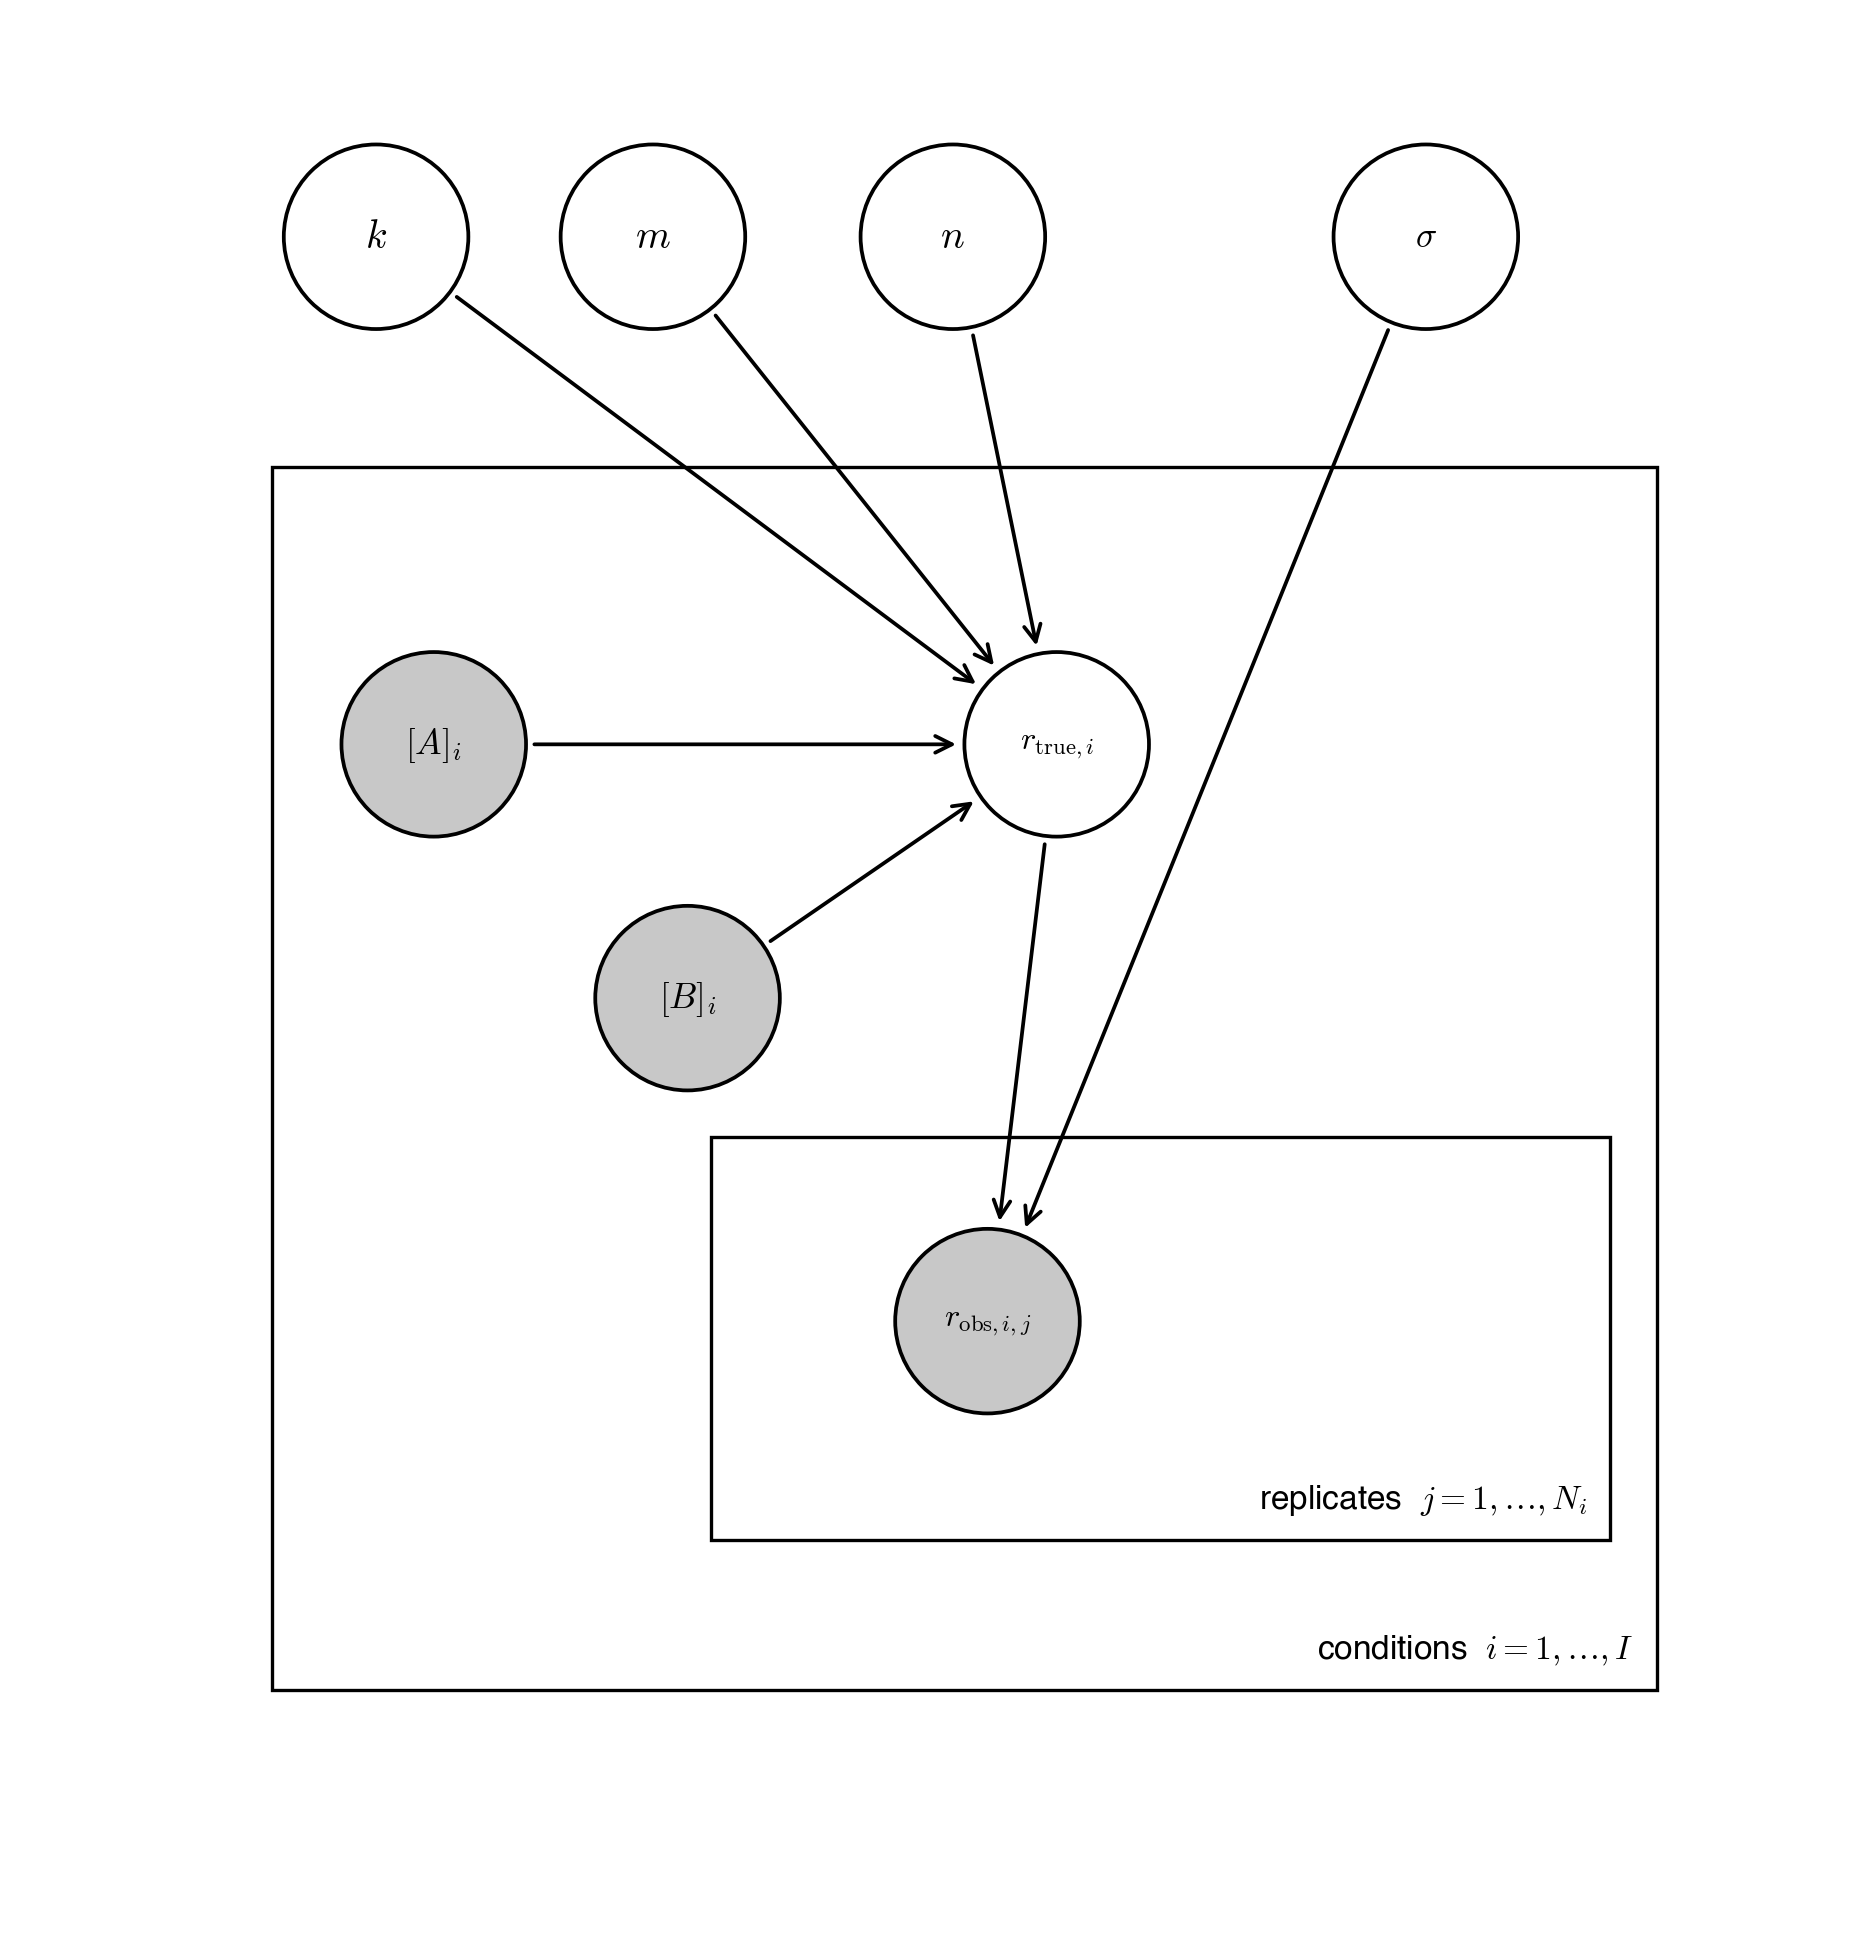

Write the Python code that produced this figure.
import matplotlib.pyplot as plt
import matplotlib.font_manager as fm
from matplotlib.patches import Rectangle, Circle
import numpy as np
import os

for pat in [
    "/usr/share/fonts/opentype/urw-base35/NimbusSans-Regular.otf",
    "/Library/Fonts/Helvetica.ttc",
    "C:/Windows/Fonts/helvetica.ttf",
]:
    if os.path.exists(pat):
        try:
            fm.fontManager.addfont(pat)
        except Exception:
            pass

plt.rcParams['text.usetex']      = False
plt.rcParams['mathtext.fontset'] = 'cm'
plt.rcParams['font.family']      = 'sans-serif'
plt.rcParams['font.sans-serif']  = ['Nimbus Sans', 'Helvetica', 'Arial',
                                     'Liberation Sans', 'DejaVu Sans']

# Canvas matches figure aspect: 780 wide x 820 tall → 7.8 x 8.2 inches
# Pixel-to-data: x_data = x_px/100,  y_data = (820 - y_px)/100
W, H = 7.8, 8.2
fig, ax = plt.subplots(figsize=(W, H))
ax.set_xlim(0, W)
ax.set_ylim(0, H)
ax.set_aspect('equal')
ax.axis('off')
fig.patch.set_facecolor('white')

R  = 0.40
FS = 8.0

def px(x_px, y_px):
    """Pixel (top-left origin) → data coords."""
    return x_px / 100.0, (820 - y_px) / 100.0

def node(x, y, label, observed=False, r=R, fs=9.5):
    fc = '#c8c8c8' if observed else 'white'
    ax.add_patch(Circle((x, y), r, ec='black', fc=fc,
                        lw=0.9, zorder=5, clip_on=False))
    ax.text(x, y, label, ha='center', va='center',
            fontsize=fs, zorder=6, clip_on=False)

def arrow(x1, y1, x2, y2, r=R):
    dx, dy = x2 - x1, y2 - y1
    d = np.hypot(dx, dy)
    ux, uy = dx / d, dy / d
    ax.annotate(
        '', xy=(x2 - ux*r, y2 - uy*r),
        xytext=(x1 + ux*r, y1 + uy*r),
        arrowprops=dict(arrowstyle='->', color='black',
                        lw=0.9, mutation_scale=10),
        zorder=4,
    )

def plate(x, y, w, h, label, fs=FS):
    ax.add_patch(Rectangle((x, y), w, h, lw=0.8, ec='black',
                            fc='none', zorder=1))
    ax.text(x + w - 0.10, y + 0.10, label,
            ha='right', va='bottom', fontsize=fs, zorder=2)

# Top-row globals  (y_px ≈ 90)
lnk = px(150,  90)   # ln(k)
m   = px(270,  90)   # m
n   = px(400,  90)   # n
sig = px(605,  90)   # σ_ln

# Per-condition latents (inside outer plate)
A   = px(175, 310)   # ln[A]_i   — left side, upper
B   = px(285, 420)   # ln[B]_i   — slightly right & below A
rtr = px(445, 310)   # ln(r_true,i)

# Per-replicate observed (inside inner plate)
obs = px(415, 560)   # ln(r_obs,i,j)

# ── Plates ─────────────────────────────────────────────────────────────
# Outer plate: pixel corners (105,190)→(705,720)
ox,  oy  = px(105, 720)        # bottom-left in data coords
ow = (705 - 105) / 100.0       # width  in data units
oh = (720 - 190) / 100.0       # height in data units
plate(ox, oy, ow, oh, r'conditions  $i = 1,\ldots,I$')

# Inner plate: pixel corners (295,480)→(685,655)
ix,  iy  = px(295, 655)
iw = (685 - 295) / 100.0
ih = (655 - 480) / 100.0
plate(ix, iy, iw, ih, r'replicates  $j = 1,\ldots,N_i$')

# ── Arrows ─────────────────────────────────────────────────────────────
arrow(*lnk, *rtr)   # ln(k)   → r_true
arrow(*m,   *rtr)   # m       → r_true
arrow(*n,   *rtr)   # n       → r_true
arrow(*A,   *rtr)   # ln[A]_i → r_true
arrow(*B,   *rtr)   # ln[B]_i → r_true
arrow(*rtr, *obs)   # r_true  → r_obs
arrow(*sig, *obs)   # σ_ln    → r_obs  (long diagonal from top-right)

# ── Nodes ──────────────────────────────────────────────────────────────
node(*lnk, r'$k$',                                    fs=9.5)
node(*m,   r'$m$',                                         fs=9.5)
node(*n,   r'$n$',                                         fs=9.5)
node(*sig, r'$\sigma$',                              fs=8.5)
node(*A,   r'$[A]_i$',      observed=True,             fs=8.5)
node(*B,   r'$[B]_i$',      observed=True,             fs=8.5)
node(*rtr, r'$r_{\mathrm{true},i}$',                 fs=7.8)
node(*obs, r'$r_{\mathrm{obs},i,j}$', observed=True, fs=7.8)

plt.savefig('pgm-si.png', dpi=300, bbox_inches='tight', facecolor='white')
